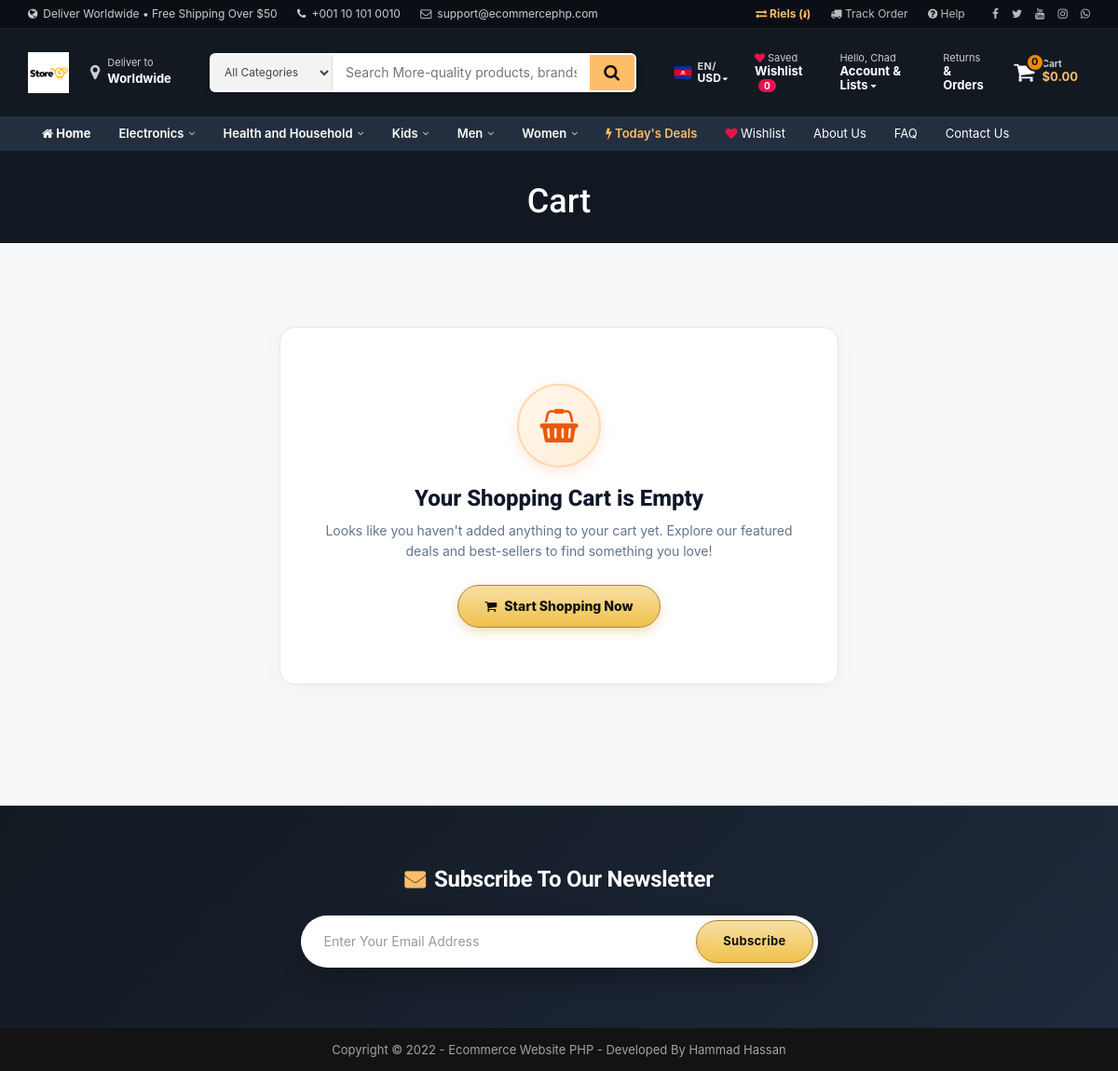
Page /cart.php (signed in) on the committed database.
### tables this page shows
CREATE TABLE `tbl_settings` (
    `id` INT NOT NULL AUTO_INCREMENT,
    `logo` VARCHAR(255) NOT NULL,
    `favicon` VARCHAR(255) NOT NULL,

    `footer_about` TEXT NOT NULL,
    `footer_copyright` TEXT NOT NULL,
    `contact_address` TEXT NOT NULL,
    `contact_email` VARCHAR(255) NOT NULL,
    `contact_phone` VARCHAR(255) NOT NULL,
    `contact_fax` VARCHAR(255) NOT NULL,
    `contact_map_iframe` TEXT NOT NULL,

    `receive_email` VARCHAR(255) NOT NULL,
    `receive_email_subject` VARCHAR(255) NOT NULL,
    `receive_email_thank_you_message` TEXT NOT NULL,
    `forget_password_message` TEXT NOT NULL,

    `total_recent_post_footer` INT NOT NULL,
    `total_popular_post_footer` INT NOT NULL,
    `total_recent_post_sidebar` INT NOT NULL,
    `total_popular_post_sidebar` INT NOT NULL,
    `total_featured_product_home` INT NOT NULL,
    `total_latest_product_home` INT NOT NULL,
    `total_popular_product_home` INT NOT NULL,

    `meta_title_home` TEXT NOT NULL,
    `meta_keyword_home` TEXT NOT NULL,
    `meta_description_home` TEXT NOT NULL,

    `banner_login` VARCHAR(255) NOT NULL,
    `banner_registration` VARCHAR(255) NOT NULL,
    `banner_forget_password` VARCHAR(255) NOT NULL,
    `banner_reset_password` VARCHAR(255) NOT NULL,
    `banner_search` VARCHAR(255) NOT NULL,
    `banner_cart` VARCHAR(255) NOT NULL,
    `banner_checkout` VARCHAR(255) NOT NULL,
    `banner_product_category` VARCHAR(255) NOT NULL,
    `banner_blog` VARCHAR(255) NOT NULL,

    `cta_title` VARCHAR(255) NOT NULL,
    `cta_content` TEXT NOT NULL,
    `cta_read_more_text` VARCHAR(255) NOT NULL,
    `cta_read_more_url` VARCHAR(255) NOT NULL,
    `cta_photo` VARCHAR(255) NOT NULL,

    `featured_product_title` VARCHAR(255) NOT NULL,
    `featured_product_subtitle` VARCHAR(255) NOT NULL,
    `latest_product_title` VARCHAR(255) NOT NULL,
    `latest_product_subtitle` VARCHAR(255) NOT NULL,
    `popular_product_title` VARCHAR(255) NOT NULL,
    `popular_product_subtitle` VARCHAR(255) NOT NULL,

    `testimonial_title` VARCHAR(255) NOT NULL,
    `testimonial_subtitle` VARCHAR(255) NOT NULL,
    `testimonial_photo` VARCHAR(255) NOT NULL,

    `blog_title` VARCHAR(255) NOT NULL,
    `blog_subtitle` VARCHAR(255) NOT NULL,
    `newsletter_text` TEXT NOT NULL,

    `paypal_email` VARCHAR(255) NOT NULL,
    `stripe_public_key` VARCHAR(255) NOT NULL,
    `stripe_secret_key` VARCHAR(255) NOT NULL,

    `bank_detail` TEXT NOT NULL,

    `before_head` TEXT NOT NULL,
    `after_body` TEXT NOT NULL,
    `before_body` TEXT NOT NULL,

    `home_service_on_off` TINYINT NOT NULL,
    `home_welcome_on_off` TINYINT NOT NULL,
    `home_featured_product_on_off` TINYINT NOT NULL,
    `home_latest_product_on_off` TINYINT NOT NULL,
    `home_popular_product_on_off` TINYINT NOT NULL,
    `home_testimonial_on_off` TINYINT NOT NULL,
    `home_blog_on_off` TINYINT NOT NULL,
    `newsletter_on_off` TINYINT NOT NULL,

    `ads_above_welcome_on_off` TINYINT NOT NULL,
    `ads_above_featured_product_on_off` TINYINT NOT NULL,
    `ads_above_latest_product_on_off` TINYINT NOT NULL,
    `ads_above_popular_product_on_off` TINYINT NOT NULL,
    `ads_above_testimonial_on_off` TINYINT NOT NULL,
    `ads_category_sidebar_on_off` TINYINT NOT NULL,

    PRIMARY KEY (`id`)
);

CREATE TABLE `tbl_social` (
  `social_id` int(11) NOT NULL,
  `social_name` varchar(30) NOT NULL,
  `social_url` varchar(255) NOT NULL,
  `social_icon` varchar(30) NOT NULL
);

CREATE TABLE `tbl_top_category` (
  `tcat_id` int(11) NOT NULL,
  `tcat_name` varchar(255) NOT NULL,
  `show_on_menu` int(1) NOT NULL
);

CREATE TABLE `tbl_page` (
  `id` int(11) NOT NULL,
  `about_title` varchar(255) NOT NULL,
  `about_content` text NOT NULL,
  `about_banner` varchar(255) NOT NULL,
  `about_meta_title` varchar(255) NOT NULL,
  `about_meta_keyword` text NOT NULL,
  `about_meta_description` text NOT NULL,
  `faq_title` varchar(255) NOT NULL,
  `faq_banner` varchar(255) NOT NULL,
  `faq_meta_title` varchar(255) NOT NULL,
  `faq_meta_keyword` text NOT NULL,
  `faq_meta_description` text NOT NULL,
  `blog_title` varchar(255) NOT NULL,
  `blog_banner` varchar(255) NOT NULL,
  `blog_meta_title` varchar(255) NOT NULL,
  `blog_meta_keyword` text NOT NULL,
  `blog_meta_description` text NOT NULL,
  `contact_title` varchar(255) NOT NULL,
  `contact_banner` varchar(255) NOT NULL,
  `contact_meta_title` varchar(255) NOT NULL,
  `contact_meta_keyword` text NOT NULL,
  `contact_meta_description` text NOT NULL,
  `pgallery_title` varchar(255) NOT NULL,
  `pgallery_banner` varchar(255) NOT NULL,
  `pgallery_meta_title` varchar(255) NOT NULL,
  `pgallery_meta_keyword` text NOT NULL,
  `pgallery_meta_description` text NOT NULL,
  `vgallery_title` varchar(255) NOT NULL,
  `vgallery_banner` varchar(255) NOT NULL,
  `vgallery_meta_title` varchar(255) NOT NULL,
  `vgallery_meta_keyword` text NOT NULL,
  `vgallery_meta_description` text NOT NULL
);

### cart.php (the view, shortened to what the rows shown need)
<?php require_once('header.php'); ?>
<?php
$statement = $pdo->prepare("SELECT * FROM tbl_settings WHERE id=1");
$statement->execute();
$result = $statement->fetchAll(PDO::FETCH_ASSOC);
foreach ($result as $row) {
    $banner_cart = $row['banner_cart'];
}
?>
<div class="page-banner" style="background-image: url(assets/uploads/<?php echo $banner_cart; ?>)">
    <div class="overlay"></div>
    <div class="page-banner-inner">
        <h1><?php echo LANG_VALUE_18; ?></h1>
    </div>
</div>
<div class="page modern-cart-container">
	<div class="container">
		<div class="row">
			<div class="col-md-12">
                <?php if(!isset($_SESSION['cart_p_id']) || empty($_SESSION['cart_p_id'])): ?>
                    <div class="empty-cart-card">
                        <h2 class="empty-cart-title">Your Shopping Cart is Empty</h2>
                    </div>
                <?php endif; ?>
			</div>
		</div>
	</div>
</div>
<?php require_once('footer.php'); ?>

### header.php (shortened to what the rows shown need)
<?php
include("admin/inc/config.php");
$statement = $pdo->prepare("SELECT * FROM tbl_settings WHERE id=1");
$statement->execute();
$result = $statement->fetchAll(PDO::FETCH_ASSOC);
foreach ($result as $row)
{
	$logo = $row['logo'];
	$contact_email = $row['contact_email'];
	$contact_phone = $row['contact_phone'];
}
?>
<!DOCTYPE html>
<html lang="en">
<head>
	<link rel="stylesheet" href="assets/css/bootstrap.min.css">
	<link rel="stylesheet" href="assets/css/font-awesome.min.css">
	<link rel="stylesheet" href="assets/css/owl.carousel.min.css">
	<link rel="stylesheet" href="assets/css/owl.theme.default.min.css">
	<link rel="stylesheet" href="assets/css/jquery.bxslider.min.css">
    <link rel="stylesheet" href="assets/css/magnific-popup.css">
    <link rel="stylesheet" href="assets/css/rating.css">
	<link rel="stylesheet" href="assets/css/spacing.css">
	<link rel="stylesheet" href="assets/css/bootstrap-touch-slider.css">
	<link rel="stylesheet" href="assets/css/animate.min.css">
	<link rel="stylesheet" href="assets/css/tree-menu.css">
	<link rel="stylesheet" href="assets/css/select2.min.css">
	<link rel="stylesheet" href="assets/css/main.css">
	<link rel="stylesheet" href="assets/css/responsive.css">
	<link rel="stylesheet" href="assets/css/modern-ecommerce.css?v=<?php echo time(); ?>">
	<?php
	$statement = $pdo->prepare("SELECT * FROM tbl_page WHERE id=1");
	$statement->execute();
	$result = $statement->fetchAll(PDO::FETCH_ASSOC);
		?>
</head>
<body>
<?php
$stmt_top_cat = $pdo->prepare("SELECT * FROM tbl_top_category ORDER BY tcat_name ASC");
$stmt_top_cat->execute();
$header_top_categories = $stmt_top_cat->fetchAll(PDO::FETCH_ASSOC);
?>
<div class="modern-top-bar">
	<div class="container">
		<div class="row">
			<div class="col-md-7 col-sm-6 col-xs-12">
				<span class="top-item"><i class="fa fa-globe"></i> Deliver Worldwide &bull; Free Shipping Over $50</span>
				<span class="top-item hidden-xs"><i class="fa fa-phone"></i> <?php echo htmlspecialchars($contact_phone); ?></span>
				<span class="top-item hidden-xs hidden-sm"><i class="fa fa-envelope-o"></i> <?php echo htmlspecialchars($contact_email); ?></span>
			</div>
			<div class="col-md-5 col-sm-6 col-xs-12 text-right">
				<span class="top-item hidden-xs" style="margin-right: 0;">
					<?php
					$statement = $pdo->prepare("SELECT * FROM tbl_social");
					$statement->execute();
					$result = $statement->fetchAll(PDO::FETCH_ASSOC);
					foreach ($result as $row) {
						if (!empty($row['social_url'])) {
							echo '<a href="'.$row['social_url'].'" style="margin-left:8px;" target="_blank"><i class="'.$row['social_icon'].'"></i></a>';
						}
					}
					?>
				</span>
			</div>
		</div>
	</div>
</div>
<header class="modern-header">
	<div class="container">
		<div class="row" style="display: flex; align-items: center; flex-wrap: wrap;">
			<div class="col-md-2 col-sm-4 col-xs-6 logo-area" style="display: flex; align-items: center; gap: 12px;">
				<a href="index.php">
					<img src="assets/uploads/<?php echo $logo; ?>" alt="Store Logo">
				</a>
			</div>
		</div>
	</div>
</header>
<nav class="modern-subnav">
	<div class="container">
		<div class="row">
			<div class="col-md-12">
				<ul>
					<?php foreach (array_slice($header_top_categories, 0, 5) as $top_c): ?>
						<li class="nav-mega-item">
							<a href="product-category.php?id=<?php echo $top_c['tcat_id']; ?>&type=top-category">
								<?php echo htmlspecialchars($top_c['tcat_name']); ?> <i class="fa fa-angle-down nav-caret"></i>
							</a>
						</li>
					<?php endforeach; ?>
					<?php
					$statement = $pdo->prepare("SELECT * FROM tbl_page WHERE id=1");
					$statement->execute();
					$result = $statement->fetchAll(PDO::FETCH_ASSOC);
					foreach ($result as $row) {
						$about_title = $row['about_title'];
						$faq_title = $row['faq_title'];
						$contact_title = $row['contact_title'];
					}
					?>
					<li><a href="about.php"><?php echo $about_title; ?></a></li>
					<li><a href="faq.php"><?php echo $faq_title; ?></a></li>
					<li><a href="contact.php"><?php echo $contact_title; ?></a></li>
				</ul>
			</div>
		</div>
	</div>
</nav>

### footer.php (shortened to what the rows shown need)
<?php
$statement = $pdo->prepare("SELECT * FROM tbl_settings WHERE id=1");
$statement->execute();
$result = $statement->fetchAll(PDO::FETCH_ASSOC);
foreach ($result as $row)
{
	$footer_copyright = $row['footer_copyright'];
    $newsletter_on_off = $row['newsletter_on_off'];
}
?>
<?php if($newsletter_on_off == 1): ?>
<section class="home-newsletter">
	<div class="container">
		<div class="row">
			<div class="col-md-6 col-md-offset-3">
				<div class="single">
				<form action="" method="post">
					<h2><?php echo LANG_VALUE_93; ?></h2>
				</div>
			</div>
		</div>
	</div>
</section>
<?php endif; ?>
<div class="footer-bottom">
	<div class="container">
		<div class="row">
			<div class="col-md-12 copyright">
				<?php echo $footer_copyright; ?>
			</div>
		</div>
	</div>
</div>
</body>
</html>

### rows in the picture
tbl_settings: contact_phone "+001 10 101 0010", contact_email "support@ecommercephp.com", logo (picture), banner_cart (picture), footer_copyright "Copyright © 2022 - Ecommerce Website PHP - Developed By Hammad Hassan"
tbl_top_category: tcat_name "Electronics"
tbl_top_category: tcat_name "Health and Household"
tbl_top_category: tcat_name "Kids"
tbl_top_category: tcat_name "Men"
tbl_top_category: tcat_name "Women"
tbl_page: about_title "About Us", faq_title "FAQ", contact_title "Contact Us"

### other values in the picture
$current_lang "EN"
$current_currency "USD"
$wishlist_count "0"
$first_name "Chad"
$cart_item_count "0"
format_price($table_total_price) "$0.00"
LANG_VALUE_18 "Cart"
LANG_VALUE_93 "Subscribe To Our Newsletter"
LANG_VALUE_92 "Subscribe"
